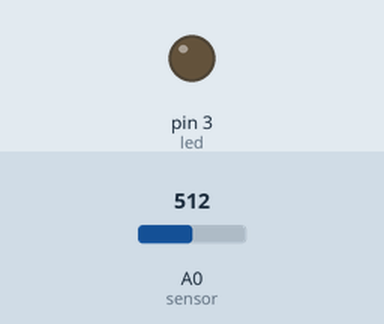
The sketch below on a simulated Arduino Uno, built with avr-gcc and run on an emulated ATmega328P. Parts: output pins drawn as LEDs (lit = HIGH). The inputs (shaded band) are chosen by the test bench; at power-on: A0 (sensor) = 512.

Above: at 1.2 s.
1.3 s: A0 (sensor) set to 216
2.8 s: A0 (sensor) set to 183
At 3.4 s:
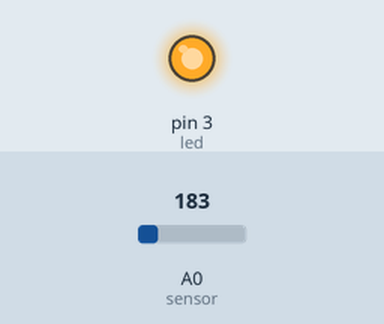
5.8 s: A0 (sensor) set to 210
At 6.9 s:
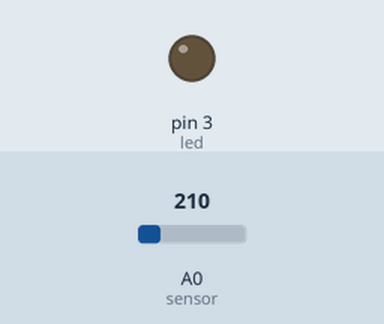
7.3 s: A0 (sensor) set to 190
At 8.0 s:
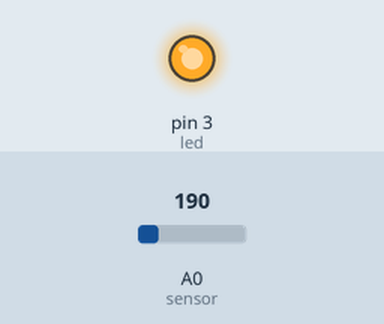
Timing chart, 0 to 10.3 s (numbered marks = the images above; inputs shaded):
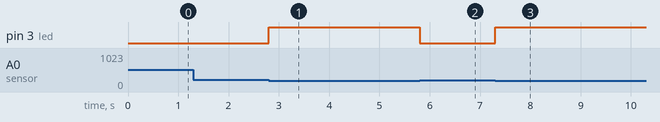

Measured:
- the behaviour switches between 200 and 199 on A0 (sensor) (found by bisection; images 0 and 1)
- after the input at 1.3 s, every drawn part: stays the same
- after the input at 2.8 s, pin 3 (led): LOW → HIGH at once
- after the input at 5.8 s, pin 3 (led): HIGH → LOW at once
- after the input at 7.3 s, pin 3 (led): LOW → HIGH at once

The sketch:

v.1.ino
```cpp
// fotoresistencia para encender un LED cuando hay baja intensidad de luz ambiente.

int sensor=0;// pin S de modulo a entrada analogica A0
int led=3;// LED en pin 3
int valor;// almacena valor leido de entrada A0

void setup()
{
  pinMode(led,OUTPUT);

}
void loop()
{
  valor=analogRead(sensor);// lee valor de entrada A0
  if(valor<200)// un valor bajo representa oscuridad
  {
    digitalWrite(led,HIGH);// enciende LED
    delay(1000);// demora de 1 seg. para evitar parpadeo de LED
  }
  digitalWrite(led,LOW);// apaga LED
}
```
